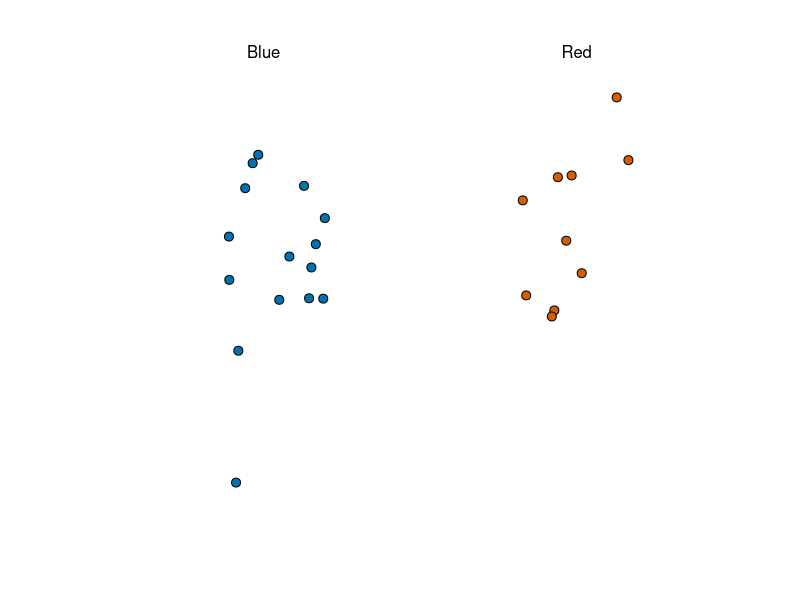
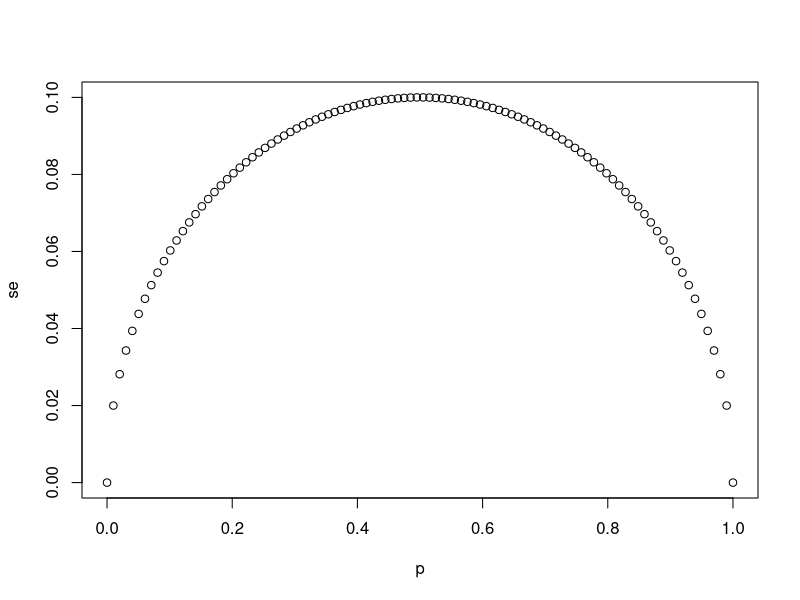
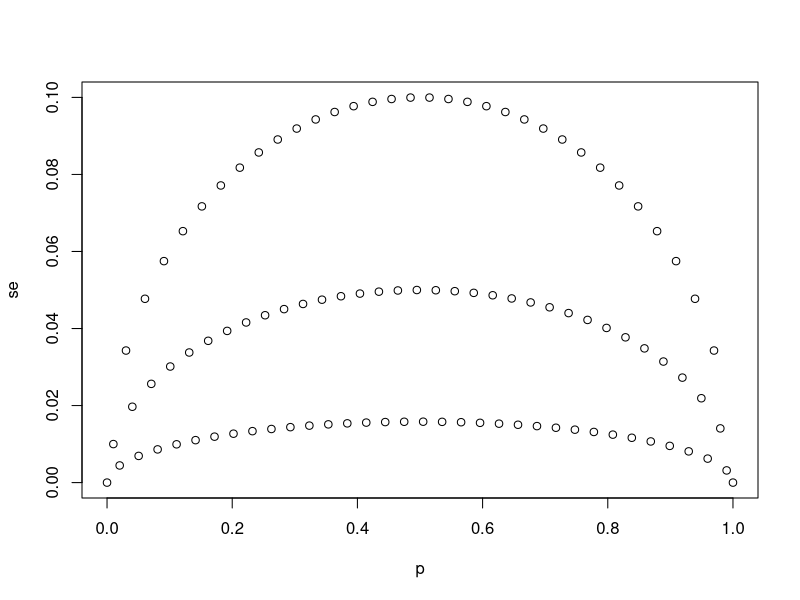
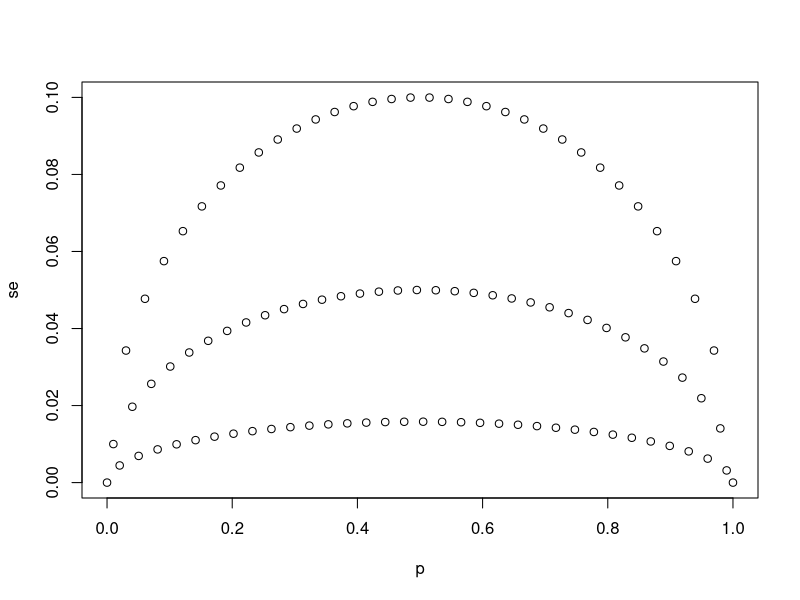
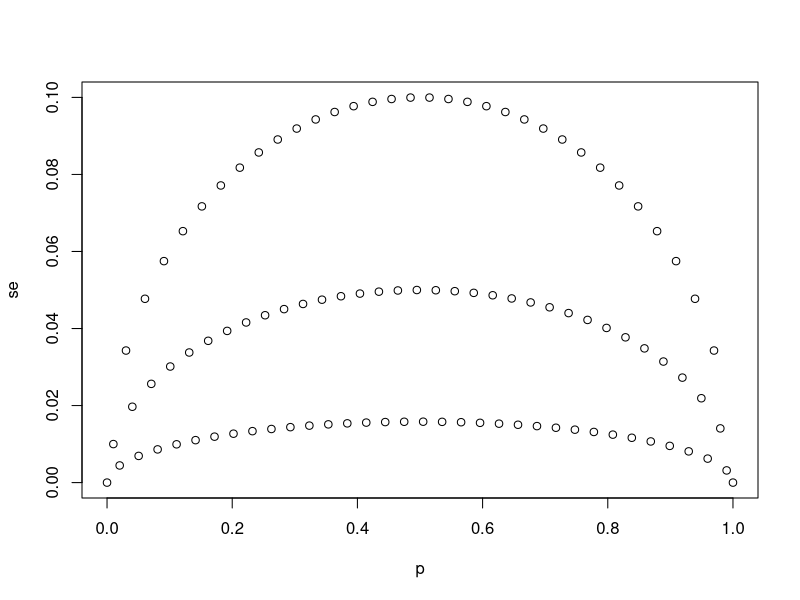
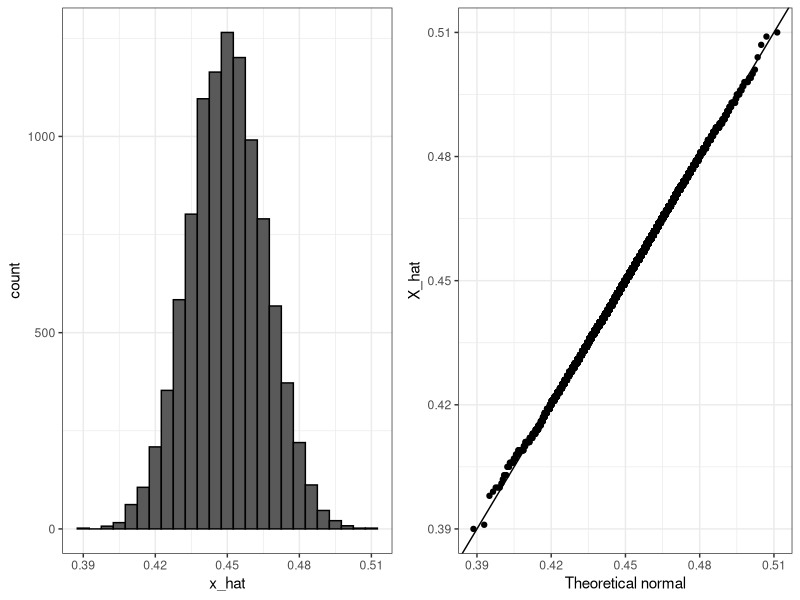
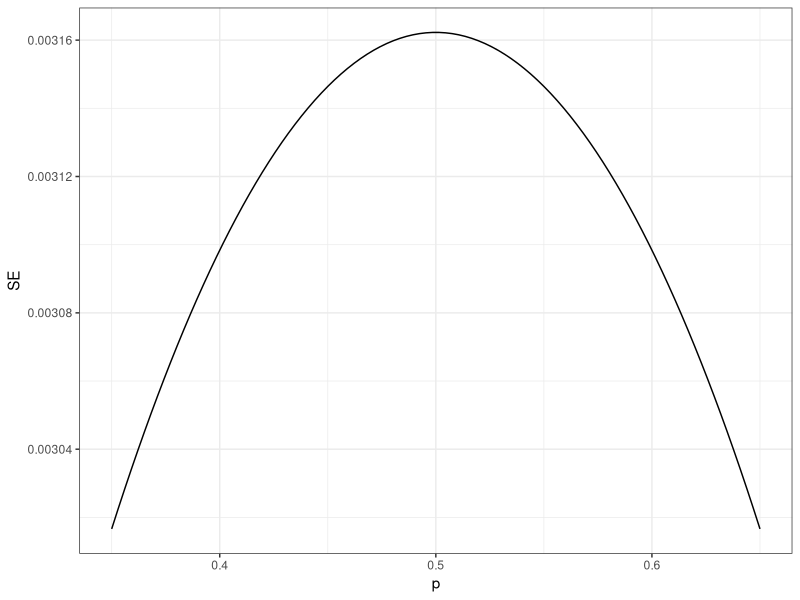

Generate these figures, in order, with R:
## ---- chunk 1
library(tidyverse)
library(dslabs)
ds_theme_set()
take_poll(25)    # draw 25 beads
## ---- chunk 2
# `N` represents the number of people polled
N <- 25

# Create a variable `p` that contains 100 proportions ranging from 0 to 1 using the `seq` function
p <- seq(0,1, length.out = 100)
p

# Create a variable `se` that contains the standard error of each sample average
se <- sqrt(p*(1-p)/N)
se
# Plot `p` on the x-axis and `se` on the y-axis
plot(p, se)
## ---- chunk 3
# The vector `p` contains 100 proportions of Democrats ranging from 0 to 1 using the `seq` function
p <- seq(0, 1, length = 100)

# The vector `sample_sizes` contains the three sample sizes
sample_sizes <- c(25, 100, 1000)

# Write a for-loop that calculates the standard error `se` for every value of `p` for each of the three samples sizes `N` in the vector `sample_sizes`. Plot the three graphs, using the `ylim` argument to standardize the y-axis across all three plots.
for(n in sample_sizes){
    se <- sqrt(p*(1-p)/sample_sizes)
    plot(p, se, ylim = c(0, 0.1))
}
## ---- chunk 4
# `N` represents the number of people polled
N <- 25

# `p` represents the proportion of Democratic voters
p <- 0.45

# Calculate the standard error of the spread. Print this value to the console.
2*sqrt(p*(1-p)/N)
## ---- chunk 5
X_hat <- 0.48
se <- sqrt(X_hat*(1-X_hat)/25)
pnorm(0.01/se) - pnorm(-0.01/se)
## ---- chunk 6
p <- 0.45    # unknown p to estimate
N <- 1000

# simulate one poll of size N and determine x_hat
x <- sample(c(0,1), size = N, replace = TRUE, prob = c(1-p, p))
x_hat <- mean(x)

# simulate B polls of size N and determine average x_hat
B <- 10000    # number of replicates
N <- 1000    # sample size per replicate
x_hat <- replicate(B, {
    x <- sample(c(0,1), size = N, replace = TRUE, prob = c(1-p, p))
    mean(x)
})
## ---- chunk 7
library(tidyverse)
library(gridExtra)
p1 <- data.frame(x_hat = x_hat) %>%
    ggplot(aes(x_hat)) +
    geom_histogram(binwidth = 0.005, color = "black")
p2 <- data.frame(x_hat = x_hat) %>%
    ggplot(aes(sample = x_hat)) +
    stat_qq(dparams = list(mean = mean(x_hat), sd = sd(x_hat))) +
    geom_abline() +
    ylab("X_hat") +
    xlab("Theoretical normal")
grid.arrange(p1, p2, nrow=1)
## ---- chunk 8
library(tidyverse)
N <- 100000
p <- seq(0.35, 0.65, length = 100)
SE <- sapply(p, function(x) 2*sqrt(x*(1-x)/N))
data.frame(p = p, SE = SE) %>%
    ggplot(aes(p, SE)) +
    geom_line()
